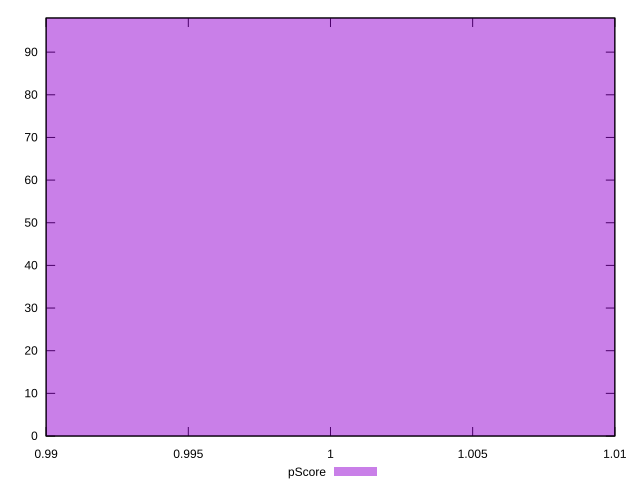

Source code (gnuplot):
reset

$pScore <<EOF
1 98
EOF

set key outside below
set boxwidth 0.1
set xrange [0.99:1.01]
set yrange [0:98]
set trange [0:98]
set style fill transparent solid 0.5 noborder
set terminal svg size 640, 490 enhanced background rgb 'white'
set output "report/report_00029_2021-02-24T13-36-40.390Z/unminified-css/samples/card/pScore/histogram.svg"

plot $pScore title "pScore" with boxes

reset
